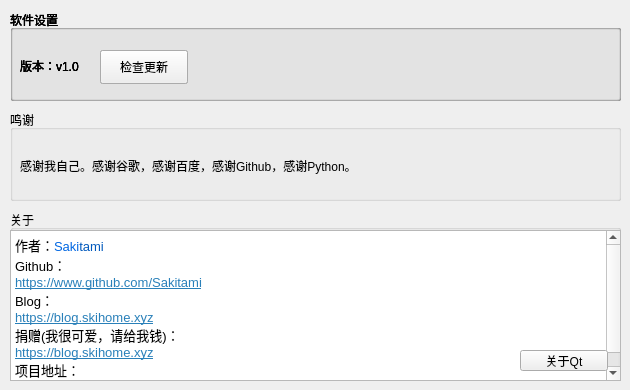
   <widget class="QWidget" name="about">
    <attribute name="title">
     <string>关于</string>
    </attribute>
    <widget class="QGroupBox" name="groupBox">
     <property name="geometry">
      <rect>
       <x>10</x>
       <y>10</y>
       <width>611</width>
       <height>91</height>
      </rect>
     </property>
     <property name="title">
      <string>软件设置</string>
     </property>
     <widget class="QLabel" name="label_28">
      <property name="geometry">
       <rect>
        <x>10</x>
        <y>40</y>
        <width>91</width>
        <height>31</height>
       </rect>
      </property>
      <property name="text">
       <string>版本：v1.0</string>
      </property>
     </widget>
     <widget class="QPushButton" name="pushButton_13">
      <property name="geometry">
       <rect>
        <x>90</x>
        <y>40</y>
        <width>88</width>
        <height>34</height>
       </rect>
      </property>
      <property name="text">
       <string>检查更新</string>
      </property>
     </widget>
     <widget class="QGroupBox" name="groupBox_2">
      <property name="geometry">
       <rect>
        <x>0</x>
        <y>0</y>
        <width>611</width>
        <height>91</height>
       </rect>
      </property>
      <property name="title">
       <string>软件设置</string>
      </property>
      <widget class="QLabel" name="label_29">
       <property name="geometry">
        <rect>
         <x>10</x>
         <y>40</y>
         <width>91</width>
         <height>31</height>
        </rect>
       </property>
       <property name="text">
        <string>版本：v1.0</string>
       </property>
      </widget>
      <widget class="QPushButton" name="pushButton_14">
       <property name="geometry">
        <rect>
         <x>90</x>
         <y>40</y>
         <width>88</width>
         <height>34</height>
        </rect>
       </property>
       <property name="text">
        <string>检查更新</string>
       </property>
      </widget>
      <widget class="QGroupBox" name="groupBox_3">
       <property name="geometry">
        <rect>
         <x>0</x>
         <y>0</y>
         <width>611</width>
         <height>91</height>
        </rect>
       </property>
       <property name="title">
        <string>软件设置</string>
       </property>
       <widget class="QLabel" name="label_30">
        <property name="geometry">
         <rect>
          <x>10</x>
          <y>40</y>
          <width>91</width>
          <height>31</height>
         </rect>
        </property>
        <property name="text">
         <string>版本：v1.0</string>
        </property>
       </widget>
       <widget class="QPushButton" name="pushButton_15">
        <property name="geometry">
         <rect>
          <x>90</x>
          <y>40</y>
          <width>88</width>
          <height>34</height>
         </rect>
        </property>
        <property name="text">
         <string>检查更新</string>
        </property>
       </widget>
       <widget class="QGroupBox" name="about_software_group">
        <property name="geometry">
         <rect>
          <x>0</x>
          <y>0</y>
          <width>611</width>
          <height>91</height>
         </rect>
        </property>
        <property name="title">
         <string>软件设置</string>
        </property>
        <widget class="QLabel" name="about_software_title">
         <property name="geometry">
          <rect>
           <x>10</x>
           <y>40</y>
           <width>91</width>
           <height>31</height>
          </rect>
         </property>
         <property name="text">
          <string>版本：v1.0</string>
         </property>
        </widget>
        <widget class="QPushButton" name="about_vcheck_button">
         <property name="geometry">
          <rect>
           <x>90</x>
           <y>40</y>
           <width>88</width>
           <height>34</height>
          </rect>
         </property>
         <property name="text">
          <string>检查更新</string>
         </property>
        </widget>
       </widget>
      </widget>
     </widget>
    </widget>
    <widget class="QGroupBox" name="about_thanks_group">
     <property name="geometry">
      <rect>
       <x>10</x>
       <y>110</y>
       <width>611</width>
       <height>91</height>
      </rect>
     </property>
     <property name="title">
      <string>鸣谢</string>
     </property>
     <widget class="QLabel" name="label_32">
      <property name="geometry">
       <rect>
        <x>10</x>
        <y>40</y>
        <width>591</width>
        <height>31</height>
       </rect>
      </property>
      <property name="text">
       <string>感谢我自己。感谢谷歌，感谢百度，感谢Github，感谢Python。</string>
      </property>
     </widget>
    </widget>
    <widget class="QGroupBox" name="about_about_group">
     <property name="geometry">
      <rect>
       <x>10</x>
       <y>210</y>
       <width>611</width>
       <height>171</height>
      </rect>
     </property>
     <property name="title">
      <string>关于</string>
     </property>
     <widget class="QPushButton" name="about_qt_button">
      <property name="geometry">
       <rect>
        <x>510</x>
        <y>140</y>
        <width>88</width>
        <height>21</height>
       </rect>
      </property>
      <property name="text">
       <string>关于Qt</string>
      </property>
     </widget>
     <widget class="QTextBrowser" name="about_about">
      <property name="geometry">
       <rect>
        <x>0</x>
        <y>20</y>
        <width>611</width>
        <height>151</height>
       </rect>
      </property>
      <property name="html">
       <string>&lt;!DOCTYPE HTML PUBLIC &quot;-//W3C//DTD HTML 4.0//EN&quot; &quot;http://www.w3.org/TR/REC-html40/strict.dtd&quot;&gt;
&lt;html&gt;&lt;head&gt;&lt;meta name=&quot;qrichtext&quot; content=&quot;1&quot; /&gt;&lt;style type=&quot;text/css&quot;&gt;
p, li { white-space: pre-wrap; }
&lt;/style&gt;&lt;/head&gt;&lt;body style=&quot; font-family:'SimSun'; font-size:9pt; font-weight:400; font-style:normal;&quot;&gt;
&lt;p style=&quot; margin-top:0px; margin-bottom:0px; margin-left:0px; margin-right:0px; -qt-block-indent:0; text-indent:0px;&quot;&gt;&lt;span style=&quot; font-family:'Noto Sans'; font-size:10pt;&quot;&gt;作者：&lt;/span&gt;&lt;span style=&quot; font-family:'Noto Sans'; font-size:10pt; color:#0066e2;&quot;&gt;Saki&lt;/span&gt;&lt;span style=&quot; font-family:'Noto Sans'; font-size:10pt; color:#0058bc;&quot;&gt;tami&lt;/span&gt;&lt;/p&gt;
&lt;p style=&quot; margin-top:0px; margin-bottom:0px; margin-left:0px; margin-right:0px; -qt-block-indent:0; text-indent:0px;&quot;&gt;&lt;span style=&quot; font-family:'Noto Sans'; font-size:10pt;&quot;&gt;Github：&lt;/span&gt;&lt;/p&gt;
&lt;p style=&quot; margin-top:0px; margin-bottom:0px; margin-left:0px; margin-right:0px; -qt-block-indent:0; text-indent:0px;&quot;&gt;&lt;a href=&quot;https://www.github.com/Sakitami&quot;&gt;&lt;span style=&quot; font-family:'Noto Sans'; font-size:10pt; text-decoration: underline; color:#2980b9;&quot;&gt;https://www.github.com/Sakitami&lt;/span&gt;&lt;/a&gt;&lt;/p&gt;
&lt;p style=&quot; margin-top:0px; margin-bottom:0px; margin-left:0px; margin-right:0px; -qt-block-indent:0; text-indent:0px;&quot;&gt;&lt;span style=&quot; font-family:'Noto Sans'; font-size:10pt;&quot;&gt;Blog：&lt;/span&gt;&lt;/p&gt;
&lt;p style=&quot; margin-top:0px; margin-bottom:0px; margin-left:0px; margin-right:0px; -qt-block-indent:0; text-indent:0px;&quot;&gt;&lt;a href=&quot;https://blog.skihome.xyz&quot;&gt;&lt;span style=&quot; font-family:'Noto Sans'; font-size:10pt; text-decoration: underline; color:#2980b9;&quot;&gt;https://blog.skihome.xyz&lt;/span&gt;&lt;/a&gt;&lt;/p&gt;
&lt;p style=&quot; margin-top:0px; margin-bottom:0px; margin-left:0px; margin-right:0px; -qt-block-indent:0; text-indent:0px;&quot;&gt;&lt;span style=&quot; font-family:'Noto Sans'; font-size:10pt;&quot;&gt;捐赠(我很可爱，请给我钱)：&lt;/span&gt;&lt;/p&gt;
&lt;p style=&quot; margin-top:0px; margin-bottom:0px; margin-left:0px; margin-right:0px; -qt-block-indent:0; text-indent:0px;&quot;&gt;&lt;a href=&quot;https://blog.skihome.xyz&quot;&gt;&lt;span style=&quot; font-family:'Noto Sans'; font-size:10pt; text-decoration: underline; color:#2980b9;&quot;&gt;https://blog.skihome.xyz&lt;/span&gt;&lt;/a&gt;&lt;/p&gt;
&lt;p style=&quot; margin-top:0px; margin-bottom:0px; margin-left:0px; margin-right:0px; -qt-block-indent:0; text-indent:0px;&quot;&gt;&lt;span style=&quot; font-family:'Noto Sans'; font-size:10pt;&quot;&gt;项目地址：&lt;/span&gt;&lt;/p&gt;
&lt;p style=&quot; margin-top:0px; margin-bottom:0px; margin-left:0px; margin-right:0px; -qt-block-indent:0; text-indent:0px;&quot;&gt;&lt;a href=&quot;https://www.github.com/Sakitami&quot;&gt;&lt;span style=&quot; font-family:'Noto Sans'; font-size:10pt; text-decoration: underline; color:#2980b9;&quot;&gt;https://www.github.com/Sakitami&lt;/span&gt;&lt;/a&gt;&lt;/p&gt;&lt;/body&gt;&lt;/html&gt;</string>
      </property>
     </widget>
     <zorder>about_about</zorder>
     <zorder>about_qt_button</zorder>
    </widget>
   </widget>
